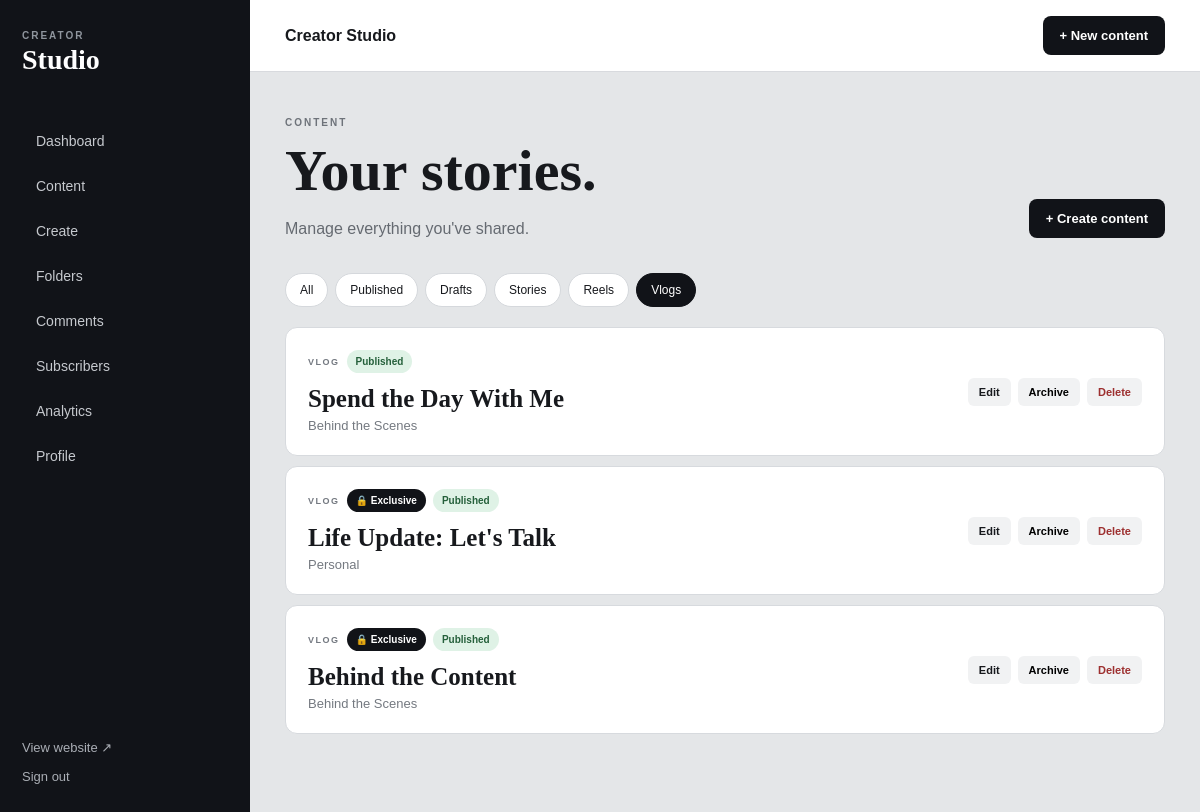
The app's page /admin/content?type=vlog (signed in) with its own data.
### models.py (models this page shows)
class ContentPost(db.Model):
    __tablename__ = "content_posts"
    id = db.Column(
        db.Integer,
        primary_key=True,
    )
    category_id = db.Column(
        db.Integer,
        db.ForeignKey(
            "content_categories.id",
            ondelete="SET NULL",
        ),
        nullable=True,
        index=True,
    )
    title = db.Column(
        db.String(200),
        nullable=False,
    )
    slug = db.Column(
        db.String(220),
        unique=True,
        nullable=False,
        index=True,
    )
    excerpt = db.Column(
        db.Text,
        nullable=True,
    )
    body = db.Column(
        db.Text,
        nullable=True,
    )
    cover_image_url = db.Column(
        db.Text,
        nullable=True,
    )
    content_type = db.Column(
        db.String(30),
        nullable=False,
        default="story",
        index=True,
    )
    access_level = db.Column(
        db.String(30),
        nullable=False,
        default="public",
        index=True,
    )
    status = db.Column(
        db.String(30),
        nullable=False,
        default="draft",
        index=True,
    )
    is_featured = db.Column(
        db.Boolean,
        default=False,
        nullable=False,
    )
    published_at = db.Column(
        db.DateTime(timezone=True),
        nullable=True,
        index=True,
    )
    created_at = db.Column(
        db.DateTime(timezone=True),
        default=utc_now,
        nullable=False,
    )
    updated_at = db.Column(
        db.DateTime(timezone=True),
        default=utc_now,
        onupdate=utc_now,
        nullable=False,
    )
    category = db.relationship(
        "ContentCategory",
        backref=db.backref(
            "posts",
            lazy=True,
        ),
    )

class ContentCategory(db.Model):
    __tablename__ = "content_categories"
    id = db.Column(
        db.Integer,
        primary_key=True,
    )
    name = db.Column(
        db.String(100),
        nullable=False,
    )
    slug = db.Column(
        db.String(120),
        unique=True,
        nullable=False,
        index=True,
    )
    description = db.Column(
        db.Text,
        nullable=True,
    )
    is_active = db.Column(
        db.Boolean,
        default=True,
        nullable=False,
    )
    display_order = db.Column(
        db.Integer,
        default=0,
        nullable=False,
    )
    created_at = db.Column(
        db.DateTime(timezone=True),
        default=utc_now,
        nullable=False,
    )

### routes/admin.py (the view)
@admin_bp.route(
    "/content"
)
@admin_required
def content_list():
    status = (
        request.args
        .get(
            "status",
            "",
        )
        .strip()
    )
    content_type = (
        request.args
        .get(
            "type",
            "",
        )
        .strip()
    )
    query = (
        ContentPost.query
    )
    if status in {
        "draft",
        "published",
        "archived",
    }:
        query = (
            query.filter_by(
                status=status
            )
        )
    if content_type in {
        "story",
        "reel",
        "vlog",
    }:
        query = (
            query.filter_by(
                content_type=(
                    content_type
                )
            )
        )
    posts = (
        query
        .order_by(
            ContentPost
            .created_at
            .desc()
        )
        .all()
    )
    return render_template(
        "admin/content_list.html",
        posts=posts,
        selected_status=status,
        selected_type=(
            content_type
        ),
    )

### routes/admin.py (called while the page is built, shortened)
def admin_required(view):
    @wraps(view)
    def wrapped_view(
        *args,
        **kwargs,
    ):
        admin_id = session.get(
            "admin_user_id"
        )
        admin = db.session.get(
            AdminUser,
            admin_id,
        )
        return view(
            *args,
            **kwargs,
        )
    return wrapped_view

### templates/admin/content_list.html (shortened to what this page needs)
{% extends "admin/base.html" %}
{% block content %}
<div class="page-heading split">
    <div>
        <span class="eyebrow">
            CONTENT
        </span>
        <h1>
            Your stories.
        </h1>
        <p>
            Manage everything you've shared.
        </p>
    </div>
    <a
        href="{{ url_for('admin.content_new') }}"
        class="primary-action"
    >
        + Create content
    </a>
</div>
<div class="filter-bar">
    <a
        href="{{ url_for('admin.content_list') }}"
        class="{% if not selected_status and not selected_type %}active{% endif %}"
    >
        All
    </a>
    <a
        href="{{ url_for(
            'admin.content_list',
            status='published'
        ) }}"
        class="{% if selected_status == 'published' %}active{% endif %}"
    >
        Published
    </a>
    <a
        href="{{ url_for(
            'admin.content_list',
            status='draft'
        ) }}"
        class="{% if selected_status == 'draft' %}active{% endif %}"
    >
        Drafts
    </a>
    <a
        href="{{ url_for(
            'admin.content_list',
            type='story'
        ) }}"
        class="{% if selected_type == 'story' %}active{% endif %}"
    >
        Stories
    </a>
    <a
        href="{{ url_for(
            'admin.content_list',
            type='reel'
        ) }}"
        class="{% if selected_type == 'reel' %}active{% endif %}"
    >
        Reels
    </a>
    <a
        href="{{ url_for(
            'admin.content_list',
            type='vlog'
        ) }}"
        class="{% if selected_type == 'vlog' %}active{% endif %}"
    >
        Vlogs
    </a>
</div>
{% if posts %}
<div class="content-management-list">
    {% for post in posts %}
        <article class="management-card">
            <div class="management-main">
                <div class="management-labels">
                    <span class="content-type">
                        {{ post.content_type }}
                    </span>
                    {% if post.access_level == "subscriber" %}
                        <span class="badge exclusive">
                            🔒 Exclusive
                        </span>
                    {% endif %}
                    <span class="badge {{ post.status }}">
                        {{ post.status }}
                    </span>
                </div>
                <h2>
                    {{ post.title }}
                </h2>
                {% if post.category %}
                    <p>
                        {{ post.category.name }}
                    </p>
                {% endif %}
            </div>
            <div class="management-actions">
                <a
                    href="{{ url_for(
                        'admin.content_edit',
                        post_id=post.id
                    ) }}"
                >
                    Edit
                </a>
                {% if post.status != "archived" %}
                    <form
                        method="POST"
                        action="{{ url_for(
                            'admin.content_archive',
                            post_id=post.id
                        ) }}"
                    >
                        <button type="submit">
                            Archive
                        </button>
                    </form>
                {% endif %}
                <form
                    method="POST"
                    action="{{ url_for(
                        'admin.content_delete',
                        post_id=post.id
                    ) }}"
                    onsubmit="
                        return confirm(
                            'Delete this content permanently?'
                        );
                    "
                >
                    <button
                        type="submit"
                        class="danger-action"
                    >
                        Delete
                    </button>
                </form>
            </div>
        </article>
    {% endfor %}
</div>
{% endif %}
{% endblock %}

### static/css/admin.css (style rules this page uses)
* { box-sizing: border-box; }
body { margin: 0; background: #e4e6e8; color: #17191d; font-family: Arial, Helvetica, sans-serif; }
a { color: inherit; text-decoration: none; }
button, input, textarea, select { font: inherit; }
.create-button, .primary-action { padding: 12px 17px; background: #111318; color: white; border-radius: 8px; font-size: 13px; font-weight: bold; }
.page-heading { margin-bottom: 35px; }
.page-heading.split { display: flex; justify-content: space-between; align-items: flex-end; gap: 30px; }
.eyebrow { display: block; margin-bottom: 9px; color: #6e737a; font-size: 10px; font-weight: bold; letter-spacing: 2px; }
.page-heading h1 { margin: 0; font-family: Georgia, serif; font-size: clamp(38px, 5vw, 58px); }
.page-heading p { margin-bottom: 0; color: #656a71; }
.content-type { color: #747981; font-size: 9px; font-weight: bold; letter-spacing: 1.5px; text-transform: uppercase; }
.badge { padding: 6px 9px; background: #eceef0; border-radius: 999px; font-size: 10px; font-weight: bold; text-transform: capitalize; }
.badge.published { background: #dff2e6; color: #25603b; }
.badge.exclusive { background: #111318; color: white; }
.filter-bar { margin-bottom: 20px; display: flex; flex-wrap: wrap; gap: 7px; }
.filter-bar a { padding: 9px 14px; background: white; border: 1px solid #d5d8dc; border-radius: 999px; font-size: 12px; }
.filter-bar a.active { background: #111318; color: white; border-color: #111318; }
.content-management-list { display: grid; gap: 10px; }
.management-card { padding: 22px; background: white; border: 1px solid #d7dade; border-radius: 12px; display: flex; justify-content: space-between; gap: 25px; }
.management-labels { display: flex; align-items: center; gap: 7px; }
.management-main h2 { margin: 12px 0 5px; font-family: Georgia, serif; font-size: 25px; }
.management-main p { margin: 0; color: #747980; font-size: 13px; }
.management-actions { display: flex; align-items: center; gap: 7px; flex-wrap: wrap; }
.management-actions form { margin: 0; }
.management-actions a, .management-actions button { padding: 8px 11px; background: #f1f2f3; border: 0; border-radius: 6px; font-size: 11px; font-weight: bold; cursor: pointer; }
.management-actions .danger-action { color: #9d3030; }

### records on screen
ContentPost: content_type "VLOG", status "Published", title "Spend the Day With Me", category.name "Behind the Scenes"
ContentPost: content_type "VLOG", access_level "🔒 Exclusive", status "Published", title "Life Update: Let's Talk", category.name "Personal"
ContentPost: content_type "VLOG", access_level "🔒 Exclusive", status "Published", title "Behind the Content", category.name "Behind the Scenes"
